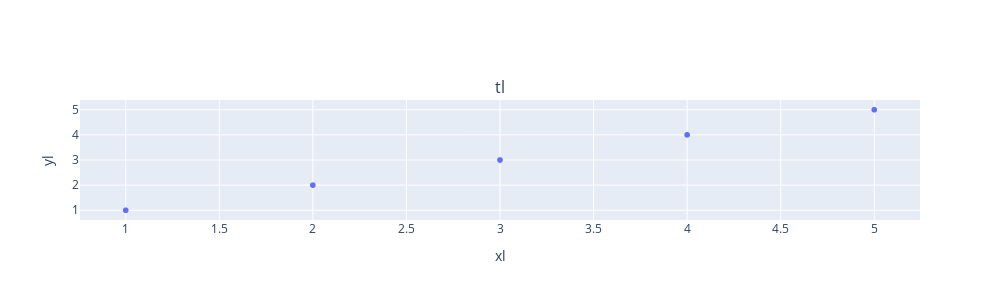

Notebook source saved alongside this figure:
### Code cell
# simple scatterplot
x = [1,2,3,4,5]
y = [1,2,3,4,5]
h = ep.scattergl(x=x, y=y, xlabel='xl', ylabel='yl', title='tl')
ep.plot_all([h], outfile=os.path.join('test_figs', 'basic_scatter.png'))

### Figure 1 — Plotly figure (JSON) as saved in the notebook; plotly's stock layout.template omitted (floating-point values rounded to 4 significant figures)
{"data": [{"marker": {"symbol": "circle"}, "mode": "markers", "type": "scattergl", "visible": true, "x": [1, 2, 3, 4, 5], "xaxis": "x", "y": [1, 2, 3, 4, 5], "yaxis": "y"}], "layout": {"annotations": [{"font": {"size": 16}, "showarrow": false, "text": "tl", "x": 0.5, "xanchor": "center", "xref": "paper", "y": 1, "yanchor": "bottom", "yref": "paper"}], "height": 300, "showlegend": false, "width": 1000, "xaxis": {"anchor": "y", "domain": [0, 1], "showgrid": true, "title": {"text": "xl"}}, "yaxis": {"anchor": "x", "domain": [0, 1], "showgrid": true, "title": {"text": "yl"}}}}
